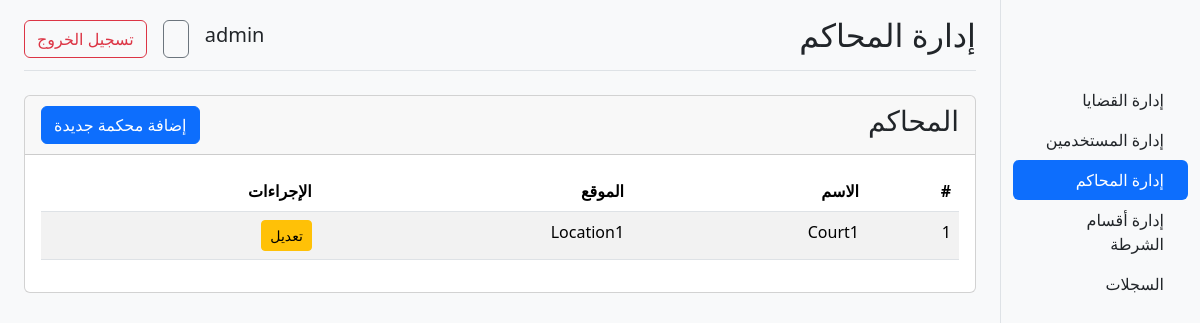
/admin/courts.php (signed in), run on the app's committed database.
### tables this page shows
CREATE TABLE `courts` (
  `id` int(11) NOT NULL,
  `name` varchar(255) NOT NULL,
  `location` varchar(255) NOT NULL
);

### admin/courts.php (the view, shortened to what this page needs)
<?php
require_once('../logger.php');
$query = "SELECT * FROM courts";
$result = $conn->query($query);
?>
<!DOCTYPE html>
<html lang="ar" dir="rtl">
<head>
  <link rel="stylesheet" href="https://cdn.jsdelivr.net/npm/bootstrap@5.3.3/dist/css/bootstrap.rtl.min.css">
</head>
<body class="bg-light h-100">
  <div class="container-fluid h-100">
    <div class="row h-100">
      <?php include('_sidebar.php'); ?>
      <main class="col-md-9 ms-sm-auto col-lg-10 px-md-4">
        <div class="d-flex justify-content-between flex-wrap flex-md-nowrap align-items-center pt-3 pb-2 mb-3 border-bottom">
          <h1 class="h2">إدارة المحاكم</h1>
          <?php include '../_navbar_contents.php' ?>
        </div>
        <div class="card my-4">
          <div class="card-header d-flex justify-content-between align-items-center">
            <h3>المحاكم</h3>
            <button type="button" class="btn btn-primary" data-bs-toggle="modal" data-bs-target="#addCourtModal">
              إضافة محكمة جديدة
            </button>
          </div>
          <div class="card-body">
            <?php if ($result->num_rows > 0): ?>
              <div class="table-responsive">
                <table class="table table-striped table-hover">
                  <thead>
                    <tr>
                      <th scope="col">#</th>
                      <th scope="col">الاسم</th>
                      <th scope="col">الموقع</th>
                      <th scope="col">الإجراءات</th>
                    </tr>
                  </thead>
                  <tbody>
                    <?php while ($court = $result->fetch_assoc()): ?>
                      <tr>
                        <td><?php echo htmlspecialchars($court['id']); ?></td>
                        <td><?php echo htmlspecialchars($court['name']); ?></td>
                        <td><?php echo htmlspecialchars($court['location']); ?></td>
                        <td>
                          <button type="button" class="btn btn-sm btn-warning" data-bs-toggle="modal" data-bs-target="#editCourtModal<?php echo $court['id']; ?>">
                            تعديل
                          </button>
                        </td>
                      </tr>
                    <?php endwhile; ?>
                  </tbody>
                </table>
              </div>
            <?php else: ?>
              <p class="text-muted">لا توجد محاكم.</p>
            <?php endif; ?>
          </div>
        </div>
      </main>
    </div>
  </div>
</body>
</html>

### admin/courts.php (style rules this page uses)
html, body { height: 100%; }

### data on the page
courts: id "1", name "Court1", location "Location1"

### other printed values
$_SESSION['username'] "admin"
